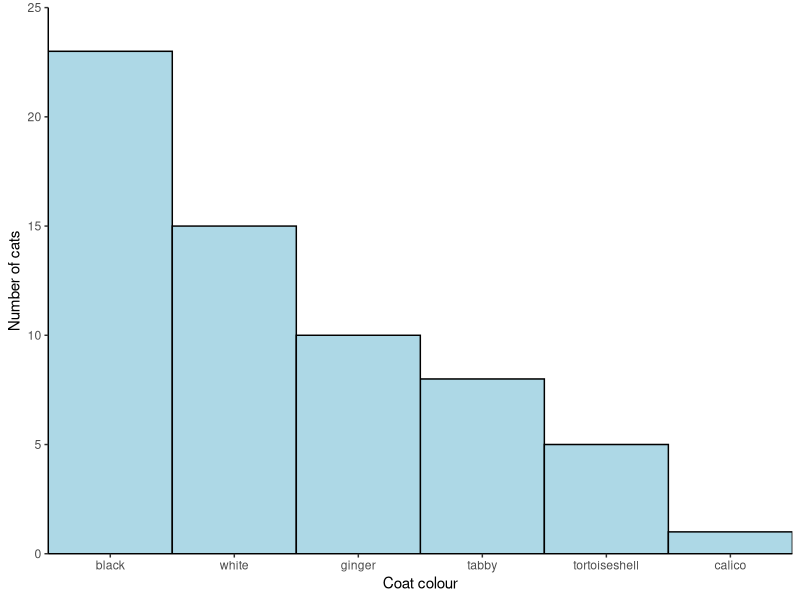
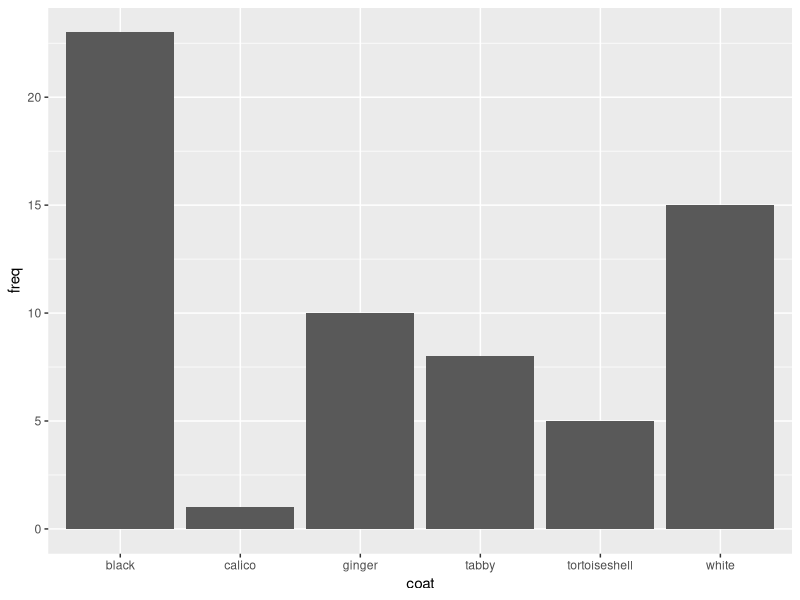
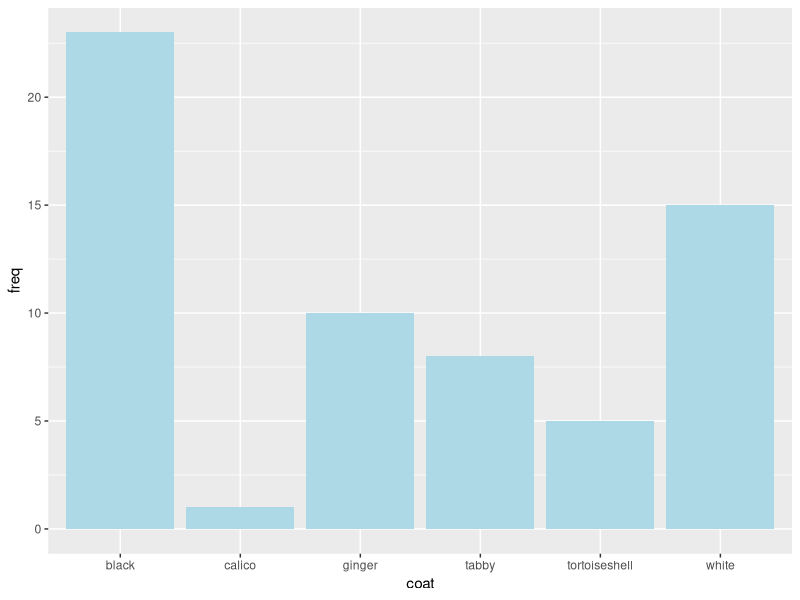
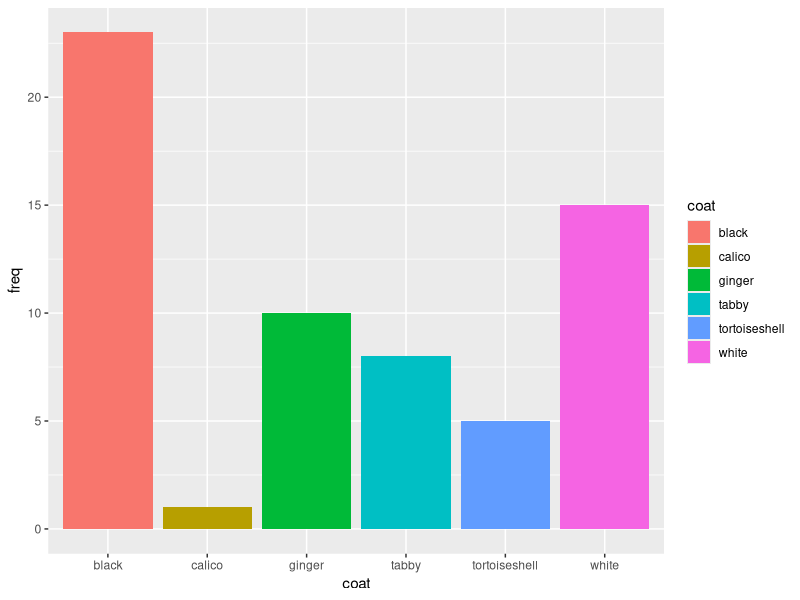
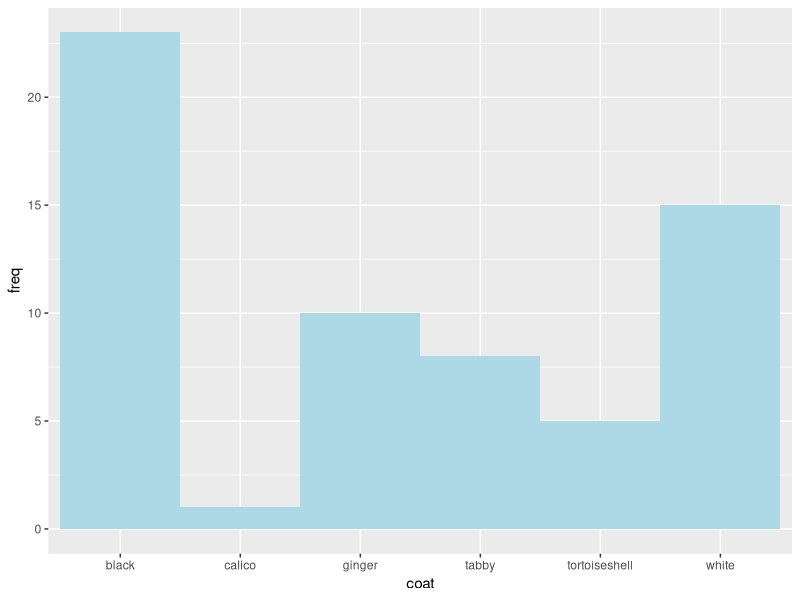
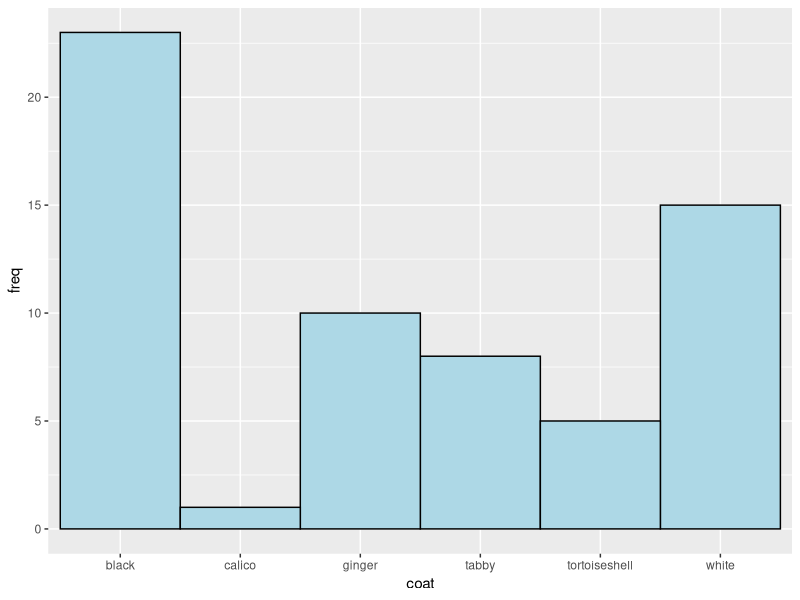
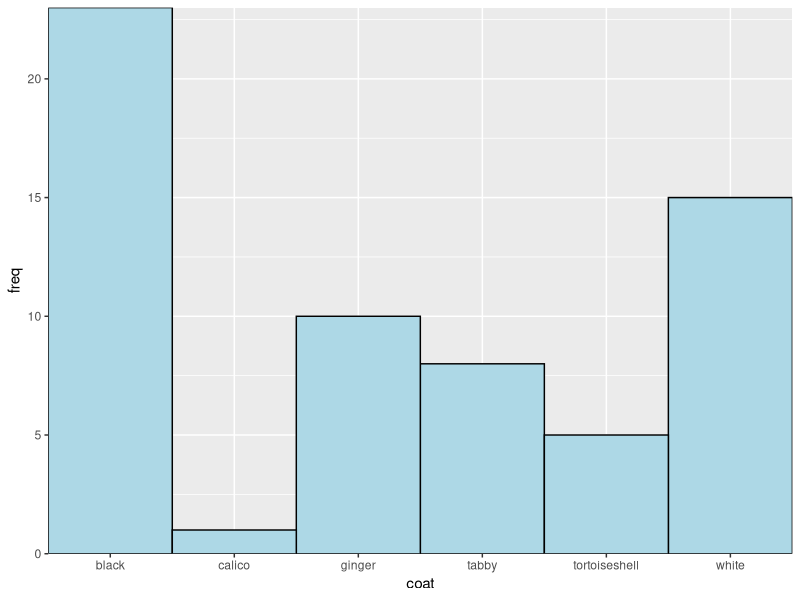
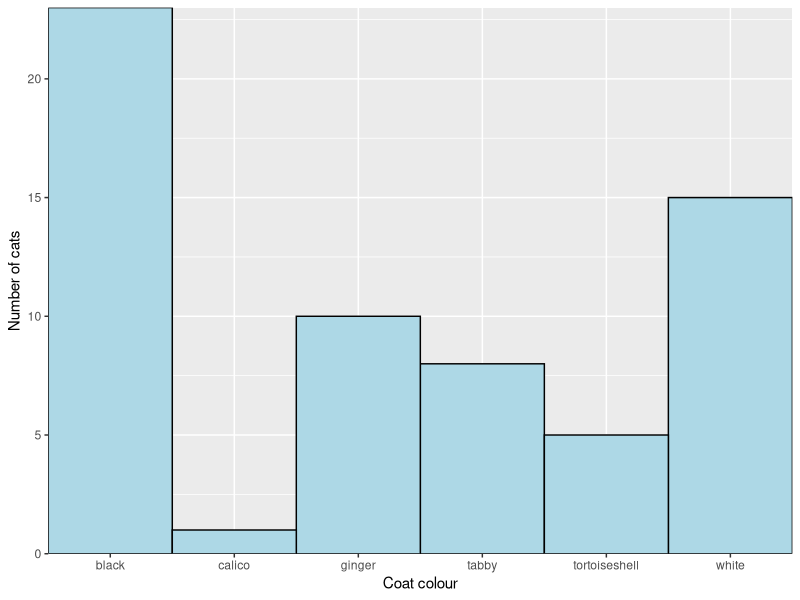

Reproduce these figures in R, in order.
## ---- chunk 1
#| include: false
library(tidyverse)
library(kableExtra)
## ---- chunk 2
#| echo: false
coat <- c("black", "white", "tabby", "ginger", "tortoiseshell", "calico")
freq <- c(23, 15, 8, 10, 5, 1)
df <- data.frame(coat, freq)
knitr::kable(df, 
             table.attr = "style='width:30%;'",
             caption = "Frequency of coat colours in 62 cats",
             format = "html",
             col.names = c("Coat colour", "No. cats"),
             row.names = FALSE) |>  
  kable_styling()
## ---- chunk 3
#| echo: false
coat_data <- data.frame(coat, freq)
ggplot(data = coat_data, 
       aes(x = reorder(coat, freq, decreasing = TRUE), 
           y = freq)) +
  geom_col(colour = "black", fill = "lightblue", width = 1) +
  scale_x_discrete(name = "Coat colour",
                   expand = c(0, 0)) +
  scale_y_continuous(name = "Number of cats",
                     expand = c(0, 0),
                     limits = c(0, 25)) +
  theme_classic()
## ---- chunk 4
# coat colours
coat <- c("black", "white", "tabby", "ginger", "tortoiseshell", "calico")
## ---- chunk 5
str(coat)
## ---- chunk 6
#| include: false

#---CODING ANSWER---

# numbers of cats with each coat colour
freq <- c(23, 15, 8, 10, 5, 1)
str(freq)
## ---- chunk 7
# the total Number of cats
sum(freq)
## ---- chunk 8
coat_data <- data.frame(coat, freq)
## ---- chunk 9
#| include: false
str(coat_data)
## ---- chunk 10
ggplot(data = coat_data, aes(x = coat, y = freq)) +
  geom_col()
## ---- chunk 11

ggplot(data = coat_data, aes(x = coat, y = freq)) +
  geom_col(fill = "lightblue")
## ---- chunk 12
ggplot(data = coat_data, aes(x = coat, y = freq, fill = coat)) +
  geom_col()
## ---- chunk 13
#| echo: false

#---CODING ANSWER---
ggplot(data = coat_data, aes(x = coat, y = freq)) +
  geom_col(fill = "lightblue", width = 1)
## ---- chunk 14
#| echo: false

#---CODING ANSWER---
ggplot(data = coat_data,
       aes(x = coat, y = freq)) +
  geom_col(fill = "lightblue", 
           width = 1, 
           colour = "black")
## ---- chunk 15
ggplot(data = coat_data, aes(x = coat, y = freq)) +
  geom_col(fill = "lightblue", 
           width = 1, 
           colour = "black") +
  scale_x_discrete(expand = c(0, 0)) + 
  scale_y_continuous(expand = c(0, 0)) 
## ---- chunk 16
#| echo: false

#---CODING ANSWER---
ggplot(data = coat_data, aes(x = coat, y = freq)) +
  geom_col(fill = "lightblue", 
           width = 1, 
           colour = "black") +
  scale_x_discrete(expand = c(0, 0),
                   name = "Coat colour") + 
  scale_y_continuous(expand = c(0, 0),
                     name = "Number of cats") 


## ---- chunk 17
ggplot(data = coat_data, aes(x = coat, y = freq)) +
  geom_col(fill = "lightblue", 
           width = 1, 
           colour = "black") +
  scale_x_discrete(expand = c(0, 0),
                   name = "Coat colour") + 
  scale_y_continuous(expand = c(0, 0),
                     name = "Number of cats",
                     limits = c(0, 25)) 


## ---- chunk 18
ggplot(data = coat_data, aes(x = coat, y = freq)) +
  geom_col(width = 1, 
           colour = "black",
           fill = "lightblue") +
  scale_x_discrete(expand = c(0, 0),
                   name = "Coat colour") + 
  scale_y_continuous(expand = c(0, 0),
                     name = "Number of cats",
                     limits = c(0, 25)) +
  theme_classic()


## ---- chunk 19
coat_data <- coat_data |> 
  mutate(coat = fct_relevel(coat, "white"))
## ---- chunk 20
#| echo: false
ggplot(data = coat_data, aes(x = coat, y = freq)) +
  geom_col(width = 1, 
           colour = "black",
           fill = "lightblue") +
  scale_x_discrete(expand = c(0, 0),
                   name = "Coat colour") + 
  scale_y_continuous(expand = c(0, 0),
                     name = "Number of cats",
                     limits = c(0, 25)) +
  theme_classic()


## ---- chunk 21
ggplot(data = coat_data, 
       aes(x = reorder(coat, freq, decreasing = TRUE), 
           y = freq)) +
  geom_col(width = 1, 
           colour = "black",
           fill = "lightblue") +
  scale_x_discrete(expand = c(0, 0),
                   name = "Coat colour") + 
  scale_y_continuous(expand = c(0, 0),
                     name = "Number of cats",
                     limits = c(0, 25)) +
  theme_classic()
